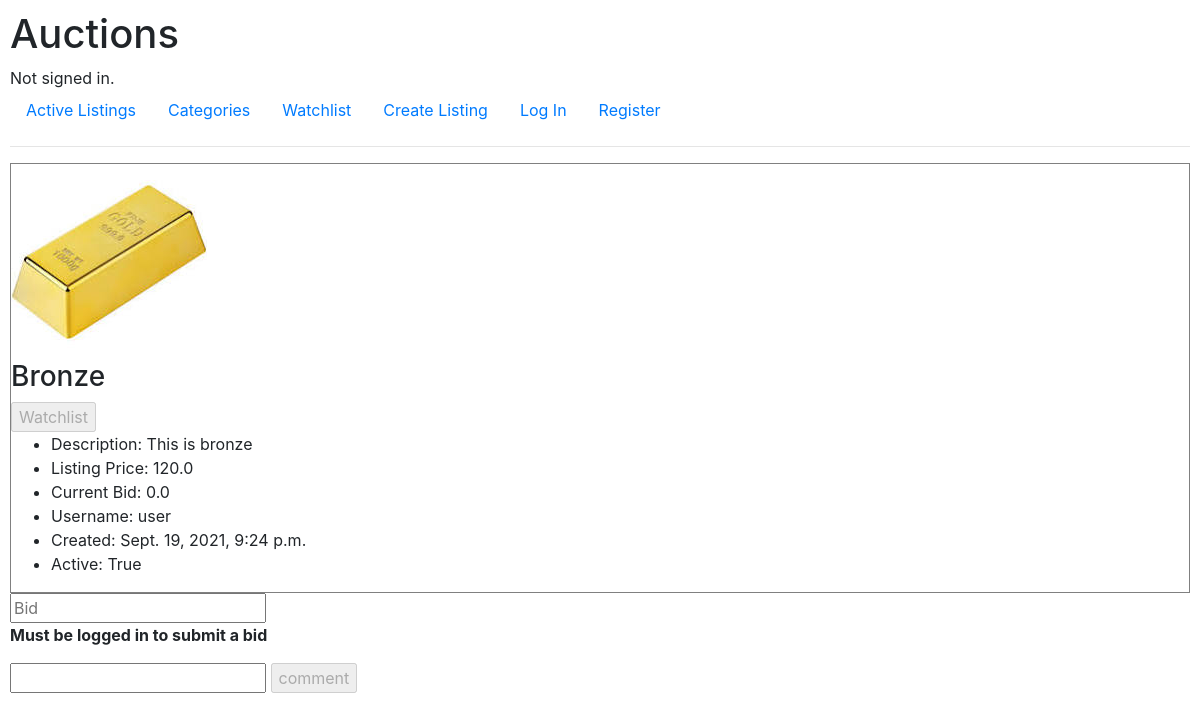
Screenshot of /listing/Bronze/2/ with the database file from the repository.
### auctions/models.py (models this page shows, shortened)
class Listing(models.Model):
    name = models.CharField(max_length=64)
    image = models.ImageField()
    description = models.CharField(max_length=300)
    listing_price = models.FloatField()
    current_bid = models.FloatField(default=0)
    category = models.CharField(max_length=64)
    created = models.DateTimeField(auto_now_add=True)
    buyer = models.CharField(max_length=64, default='')
    user_listing = models.ForeignKey(User, blank=False, on_delete=CASCADE, related_name="user_listing")
    active = models.BooleanField(default=True)

class User(AbstractUser):
    user_id = models.IntegerField(primary_key=True, unique=True)

### auctions/views.py (the view)
# urls.py: path("listing/<str:name>/<int:id>/", views.listing, name="listing"),
def listing(request, name, id):
    listing = Listing.objects.get(pk=id, name=name)
    comments = Comment.objects.filter(listing=listing).all()
    image = f"auctions/media/{listing.image}"
    error = ''
    if request.method == "POST":
        if request.POST.get('close'):
            max_bid = Bid.objects.all().aggregate(Max('bid_price'))
            max_bid = max_bid['bid_price__max']
            bid_winner = Bid.objects.filter(bid_price=max_bid).get()
            bid_winner = bid_winner.user_bid.username
            listing.buyer_username = bid_winner
            listing.active = False
            listing.save()
            bid_winner = Bid.objects.filter(listing=listing)
            error = f'This listing has been closed by {listing.user_listing.username}'
            return render(request, 'auctions/listing.html', {
                "listing": listing,
                'image': image,
                'comments': comments,
                'error': error,
            })
        if request.POST.get('comment'):
            content = request.POST["comment"]
            comment = Comment(listing=listing, content=content, user_comment=request.user)
            comment.save()
            return render(request, 'auctions/listing.html', {
            "listing": listing,
            "image": image,
            "comments": comments,
            "error": error,
        })
        if request.POST.get("watchlist"):
            get_watchlist = Watchlist.objects.filter(user=request.user)
            listing = Listing.objects.get(name=name, id=id)
            for watch in get_watchlist:
                if watch.listing == listing:
                    watch.delete()
                    return render(request, 'auctions/listing.html', {
                        "listing": listing,
                        "image": image,
                        "comments": comments,
                        "error": error,
                    })
            new_watchlist = Watchlist(user=request.user, listing=listing)
            new_watchlist.save()
            return render(request, 'auctions/listing.html', {
                "listing": listing,
                "image": image,
                "comments": comments,
                "error": error,
            })
        if request.POST.get('bid'):
            new_bid = float(request.POST["bid"])
            old_bid = float(listing.current_bid)
            listing_price = listing.listing_price
            bid = Bid(bid_price=new_bid, listing=listing, user_bid=request.user)
            bid.save()
            if new_bid > old_bid and new_bid > listing_price:
                listing.current_bid = new_bid
                listing.save()
                return render(request, 'auctions/listing.html', {
                "listing": listing,
                "old_price": old_bid,
                "new_price": new_bid,
                "image": image,
                "comments": comments,
        })
            else:
                error = "Bid must be higher than current bid or listing price"
                return render(request, 'auctions/listing.html', {
                "listing": listing,
                "image": image,
                "comments": comments,
                "error": error,
        })
        return render(request, 'auctions/listing.html', {
        "listing": listing,
        "image": image,
        "comments": comments,
        "error": error,
    })
    else:
        return render(request, 'auctions/listing.html', {
            "listing": listing,
            "image": image,
            "comments": comments,
        })

### auctions/templates/auctions/listing.html (shortened to what this page needs)
{% extends "auctions/layout.html" %}
{% block body %}
<div class="listing-container">
    <div class="listing-image">
        {% load static %}
        <img src="{% static image %}" alt="Image of listing">
    </div>
    <div class="listing-content">
        <h3>{{ listing.name }}</h3>
        <form action="{% url 'listing' listing.name listing.id %}" method="POST">
            {% if user.is_authenticated and listing.active %}
                <input type="Submit" value="Watchlist">
            {% else %}
                <input type="Submit" value="Watchlist" disabled>
            {% endif %}
        </form>
        <ul>
            <li>Description: {{ listing.description }}</li>
            <li>Listing Price: {{ listing.listing_price }}</li>
            <li>Current Bid: {{ listing.current_bid }}</li>
            <li>Username: {{ listing.user_listing.username }}</li>
            <li>Created: {{ listing.created }}</li>
            <li>Active: {{ listing.active }}</li>
    </div>
</div>
<form action="{% url 'listing' listing.name listing.id %}" method="POST">
        <input type="float" placeholder="Bid" name="bid">
    {% if user.is_authenticated and listing.active %}
        <input type="Submit" value="Bid">
    {% else %}
        <p><strong>Must be logged in to submit a bid</strong></p>
    {% endif %}
</form>
<form action="{% url 'listing' listing.name listing.id %}"method="POST">
    <input type="text" name="comment">
    {% if user.is_authenticated and listing.active %}
    <input type="submit" value="comment">
    {% else %}
    <input type="submit" value="comment" disabled>
    {% endif %}
</form>
{% endblock %}

### auctions/static/auctions/styles.css (style rules this page uses)
body { padding: 10px; }
.listing-container { border: solid grey 1px; }

### rows the page displays
Listing: name "Bronze", description "This is bronze", listing_price "120.0", current_bid "0.0", user_listing.username "user", created "Sept. 19, 2021, 9:24 p.m.", active "True"
